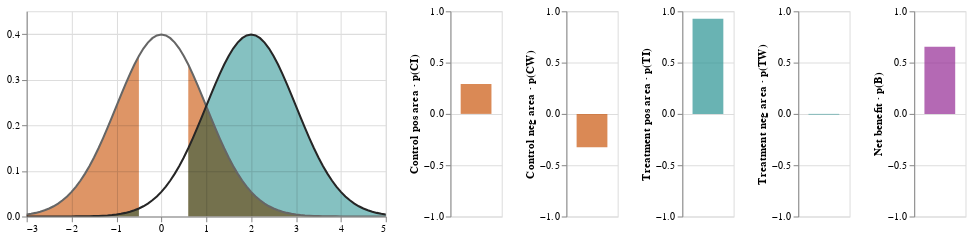

Notebook code cell kept with this figure:
### Markdown cell above
### Separate filtered versions added together

Vega-lite bug where tooltips don't show up in a compound chart:
https://github.com/altair-viz/altair/issues/2009

### Code cell
xmin = -3
xmax = 5

c_width = 1.0
t_width = 1.0

# Selectors (sliders)
t_center_slider = alt.binding_range(min=xmin, max=xmax, step=inc, name='Treatment center:')
t_center_selector = alt.selection_single(name="TCenter", fields=['center'],
                                bind=t_center_slider, init={'center': 2})

thresh_slider = alt.binding_range(min=0, max=xmax, step=inc, name='Responder threshold:')
thresh_selector = alt.selection_single(name="Threshold", fields=['threshold'],
                                bind=thresh_slider, init={'threshold': 0.5})

# Base calculations used in later charts
# Proper integration (approximation) requires not just sum(y) but sum(y*dx)
base = alt.Chart(df).transform_calculate(
    c_y = (1.0/(alt.expr.sqrt(2*alt.expr.PI)*c_width))*alt.expr.exp(-0.5*(pow((alt.datum.x - 0.0)/c_width,2))),
    t_y = (1.0/(alt.expr.sqrt(2*alt.expr.PI)*t_width))*alt.expr.exp(-0.5*(pow((alt.datum.x - t_center_selector.center)/t_width,2))),
    c_yn = inc*alt.datum.c_y,
    t_yn = inc*alt.datum.t_y,
    c_ynPos = alt.expr.if_(alt.datum.x >= thresh_selector.threshold, alt.datum.c_yn, 0),
    c_ynNeg = alt.expr.if_(alt.datum.x <= -thresh_selector.threshold, alt.datum.c_yn, 0),
    t_ynPos = alt.expr.if_(alt.datum.x >= thresh_selector.threshold, alt.datum.t_yn, 0),
    t_ynNeg = alt.expr.if_(alt.datum.x <= -thresh_selector.threshold, alt.datum.t_yn, 0)
)

# Control Gaussians
c_gauss_base = base.encode(
    x = alt.X('x:Q', scale=alt.Scale(domain=[xmin,xmax]), title=''),
    y = alt.Y('c_y:Q', title='')
)
c_line = c_gauss_base.mark_line(color='#666666',clip=True).add_selection(
    thresh_selector, 
    t_center_selector
)
c_area_base = c_gauss_base.mark_area(color='#C84E0099',blend='multiply',clip=True)
c_areaPos = c_area_base.transform_filter( alt.datum.x >= thresh_selector.threshold )
c_areaNeg = c_area_base.transform_filter( alt.datum.x <= -thresh_selector.threshold )

# Treatment Gaussians
t_gauss_base = base.encode(
    x = alt.X('x:Q', scale=alt.Scale(domain=[xmin,xmax]), title=''),
    y = alt.Y('t_y:Q', scale=alt.Scale(domain=[0,0.45]), title='')
)
t_line = t_gauss_base.mark_line(color='#262626',clip=True)
t_area_base = t_gauss_base.mark_area(color='#33989899',blend='multiply',clip=True)
t_areaPos = t_area_base.transform_filter( alt.datum.x >= thresh_selector.threshold )
t_areaNeg = t_area_base.transform_filter( alt.datum.x <= -thresh_selector.threshold )

# Bars
cPos_bar = base.mark_bar(size=30, color='#C84E00AA').encode(
    y = alt.Y('sum(c_ynPos):Q', scale=alt.Scale(domain=(-1, 1)), title='Control pos area · p(CI)'),
    tooltip = alt.Tooltip('sum(c_ynPos):Q', format='0.4f')
).add_selection(alt.selection_single())
cNeg_bar = base.mark_bar(size=30, color='#C84E00AA').encode(
    y = alt.Y('sum(Minusc_ynNeg):Q', scale=alt.Scale(domain=(-1,1)), title='Control neg area · p(CW)'),
    tooltip = alt.Tooltip('sum(Minusc_ynNeg):Q', format='0.4f')
).add_selection(alt.selection_single()).transform_calculate(Minusc_ynNeg = -1*alt.datum.c_ynNeg)
tPos_bar = base.mark_bar(size=30, color='#339898BB').encode(
    y = alt.Y('sum(t_ynPos):Q', scale=alt.Scale(domain=(-1, 1)), title='Treatment pos area · p(TI)'),
    tooltip = alt.Tooltip('sum(t_ynPos):Q', format='0.4f')
).add_selection(alt.selection_single())
tNeg_bar = base.mark_bar(size=30, color='#339898BB').encode(
    y = alt.Y('sum(Minust_ynNeg):Q', scale=alt.Scale(domain=(-1,1)), title='Treatment neg area · p(TW)'),
    tooltip = alt.Tooltip('sum(Minust_ynNeg):Q', format='0.4f')
).add_selection(alt.selection_single()).transform_calculate(Minust_ynNeg = -1*alt.datum.t_ynNeg)

calc_bar = base.mark_bar(size=30, color='#993399BB').encode(
    y = alt.Y('pB:Q', scale=alt.Scale(domain=(-1, 1)), title='Net benefit · p(B)'),
    tooltip = alt.Tooltip('pB:Q', format='0.4f')
).transform_aggregate(
    pTI = 'sum(t_ynPos)',
    pTW = 'sum(t_ynNeg)',
    pCI = 'sum(c_ynPos)',
    pCW = 'sum(c_ynNeg)'
).transform_calculate(
    pB = '(datum.pTI-datum.pTW) - (datum.pCI-datum.pCW) + datum.pTW*datum.pCI - datum.pTI*datum.pCW'
).add_selection(alt.selection_single())

fancy_combo = (c_areaPos + c_areaNeg + t_areaPos + t_areaNeg + c_line + t_line).properties(height = 200, width=350) | \
        cPos_bar.properties(height = 200, width=50) | \
        cNeg_bar.properties(height = 200, width=50) | \
        tPos_bar.properties(height = 200, width=50) | \
        tNeg_bar.properties(height = 200, width=50) | \
        calc_bar.properties(height = 200, width=50)

fancy_combo

### Figure 1 — Vega-Lite specification as saved in the notebook (floating-point values rounded to 4 significant figures; data arrays with more than 128 entries replaced by an {"elided": "..."} marker saying what was removed)
{"config": {"view": {"continuousWidth": 400, "continuousHeight": 300}}, "hconcat": [{"layer": [{"mark": {"type": "area", "blend": "multiply", "clip": true, "color": "#C84E0099"}, "encoding": {"x": {"type": "quantitative", "field": "x", "scale": {"domain": [-3, 5]}, "title": ""}, "y": {"type": "quantitative", "field": "c_y", "title": ""}}, "transform": [{"calculate": "((1.0 / (sqrt((2 * PI)) * 1.0)) * exp((-0.5 * pow(((datum.x - 0.0) / 1.0),2))))", "as": "c_y"}, {"calculate": "((1.0 / (sqrt((2 * PI)) * 1.0)) * exp((-0.5 * pow(((datum.x - TCenter.center) / 1.0),2))))", "as": "t_y"}, {"calculate": "(0.1 * datum.c_y)", "as": "c_yn"}, {"calculate": "(0.1 * datum.t_y)", "as": "t_yn"}, {"calculate": "if((datum.x >= Threshold.threshold),datum.c_yn,0)", "as": "c_ynPos"}, {"calculate": "if((datum.x <= (-Threshold.threshold)),datum.c_yn,0)", "as": "c_ynNeg"}, {"calculate": "if((datum.x >= Threshold.threshold),datum.t_yn,0)", "as": "t_ynPos"}, {"calculate": "if((datum.x <= (-Threshold.threshold)),datum.t_yn,0)", "as": "t_ynNeg"}, {"filter": "(datum.x >= Threshold.threshold)"}]}, {"mark": {"type": "area", "blend": "multiply", "clip": true, "color": "#C84E0099"}, "encoding": {"x": {"type": "quantitative", "field": "x", "scale": {"domain": [-3, 5]}, "title": ""}, "y": {"type": "quantitative", "field": "c_y", "title": ""}}, "transform": [{"calculate": "((1.0 / (sqrt((2 * PI)) * 1.0)) * exp((-0.5 * pow(((datum.x - 0.0) / 1.0),2))))", "as": "c_y"}, {"calculate": "((1.0 / (sqrt((2 * PI)) * 1.0)) * exp((-0.5 * pow(((datum.x - TCenter.center) / 1.0),2))))", "as": "t_y"}, {"calculate": "(0.1 * datum.c_y)", "as": "c_yn"}, {"calculate": "(0.1 * datum.t_y)", "as": "t_yn"}, {"calculate": "if((datum.x >= Threshold.threshold),datum.c_yn,0)", "as": "c_ynPos"}, {"calculate": "if((datum.x <= (-Threshold.threshold)),datum.c_yn,0)", "as": "c_ynNeg"}, {"calculate": "if((datum.x >= Threshold.threshold),datum.t_yn,0)", "as": "t_ynPos"}, {"calculate": "if((datum.x <= (-Threshold.threshold)),datum.t_yn,0)", "as": "t_ynNeg"}, {"filter": "(datum.x <= (-Threshold.threshold))"}]}, {"mark": {"type": "area", "blend": "multiply", "clip": true, "color": "#33989899"}, "encoding": {"x": {"type": "quantitative", "field": "x", "scale": {"domain": [-3, 5]}, "title": ""}, "y": {"type": "quantitative", "field": "t_y", "scale": {"domain": [0, 0.45]}, "title": ""}}, "transform": [{"calculate": "((1.0 / (sqrt((2 * PI)) * 1.0)) * exp((-0.5 * pow(((datum.x - 0.0) / 1.0),2))))", "as": "c_y"}, {"calculate": "((1.0 / (sqrt((2 * PI)) * 1.0)) * exp((-0.5 * pow(((datum.x - TCenter.center) / 1.0),2))))", "as": "t_y"}, {"calculate": "(0.1 * datum.c_y)", "as": "c_yn"}, {"calculate": "(0.1 * datum.t_y)", "as": "t_yn"}, {"calculate": "if((datum.x >= Threshold.threshold),datum.c_yn,0)", "as": "c_ynPos"}, {"calculate": "if((datum.x <= (-Threshold.threshold)),datum.c_yn,0)", "as": "c_ynNeg"}, {"calculate": "if((datum.x >= Threshold.threshold),datum.t_yn,0)", "as": "t_ynPos"}, {"calculate": "if((datum.x <= (-Threshold.threshold)),datum.t_yn,0)", "as": "t_ynNeg"}, {"filter": "(datum.x >= Threshold.threshold)"}]}, {"mark": {"type": "area", "blend": "multiply", "clip": true, "color": "#33989899"}, "encoding": {"x": {"type": "quantitative", "field": "x", "scale": {"domain": [-3, 5]}, "title": ""}, "y": {"type": "quantitative", "field": "t_y", "scale": {"domain": [0, 0.45]}, "title": ""}}, "transform": [{"calculate": "((1.0 / (sqrt((2 * PI)) * 1.0)) * exp((-0.5 * pow(((datum.x - 0.0) / 1.0),2))))", "as": "c_y"}, {"calculate": "((1.0 / (sqrt((2 * PI)) * 1.0)) * exp((-0.5 * pow(((datum.x - TCenter.center) / 1.0),2))))", "as": "t_y"}, {"calculate": "(0.1 * datum.c_y)", "as": "c_yn"}, {"calculate": "(0.1 * datum.t_y)", "as": "t_yn"}, {"calculate": "if((datum.x >= Threshold.threshold),datum.c_yn,0)", "as": "c_ynPos"}, {"calculate": "if((datum.x <= (-Threshold.threshold)),datum.c_yn,0)", "as": "c_ynNeg"}, {"calculate": "if((datum.x >= Threshold.threshold),datum.t_yn,0)", "as": "t_ynPos"}, {"calculate": "if((datum.x <= (-Threshold.threshold)),datum.t_yn,0)", "as": "t_ynNeg"}, {"filter": "(datum.x <= (-Threshold.threshold))"}]}, {"mark": {"type": "line", "clip": true, "color": "#666666"}, "encoding": {"x": {"type": "quantitative", "field": "x", "scale": {"domain": [-3, 5]}, "title": ""}, "y": {"type": "quantitative", "field": "c_y", "title": ""}}, "selection": {"Threshold": {"type": "single", "fields": ["threshold"], "bind": {"input": "range", "max": 5, "min": 0, "name": "Responder threshold:", "step": 0.1}, "init": {"threshold": 0.5}}, "TCenter": {"type": "single", "fields": ["center"], "bind": {"input": "range", "max": 5, "min": -3, "name": "Treatment center:", "step": 0.1}, "init": {"center": 2}}}, "transform": [{"calculate": "((1.0 / (sqrt((2 * PI)) * 1.0)) * exp((-0.5 * pow(((datum.x - 0.0) / 1.0),2))))", "as": "c_y"}, {"calculate": "((1.0 / (sqrt((2 * PI)) * 1.0)) * exp((-0.5 * pow(((datum.x - TCenter.center) / 1.0),2))))", "as": "t_y"}, {"calculate": "(0.1 * datum.c_y)", "as": "c_yn"}, {"calculate": "(0.1 * datum.t_y)", "as": "t_yn"}, {"calculate": "if((datum.x >= Threshold.threshold),datum.c_yn,0)", "as": "c_ynPos"}, {"calculate": "if((datum.x <= (-Threshold.threshold)),datum.c_yn,0)", "as": "c_ynNeg"}, {"calculate": "if((datum.x >= Threshold.threshold),datum.t_yn,0)", "as": "t_ynPos"}, {"calculate": "if((datum.x <= (-Threshold.threshold)),datum.t_yn,0)", "as": "t_ynNeg"}]}, {"mark": {"type": "line", "clip": true, "color": "#262626"}, "encoding": {"x": {"type": "quantitative", "field": "x", "scale": {"domain": [-3, 5]}, "title": ""}, "y": {"type": "quantitative", "field": "t_y", "scale": {"domain": [0, 0.45]}, "title": ""}}, "transform": [{"calculate": "((1.0 / (sqrt((2 * PI)) * 1.0)) * exp((-0.5 * pow(((datum.x - 0.0) / 1.0),2))))", "as": "c_y"}, {"calculate": "((1.0 / (sqrt((2 * PI)) * 1.0)) * exp((-0.5 * pow(((datum.x - TCenter.center) / 1.0),2))))", "as": "t_y"}, {"calculate": "(0.1 * datum.c_y)", "as": "c_yn"}, {"calculate": "(0.1 * datum.t_y)", "as": "t_yn"}, {"calculate": "if((datum.x >= Threshold.threshold),datum.c_yn,0)", "as": "c_ynPos"}, {"calculate": "if((datum.x <= (-Threshold.threshold)),datum.c_yn,0)", "as": "c_ynNeg"}, {"calculate": "if((datum.x >= Threshold.threshold),datum.t_yn,0)", "as": "t_ynPos"}, {"calculate": "if((datum.x <= (-Threshold.threshold)),datum.t_yn,0)", "as": "t_ynNeg"}]}], "height": 200, "width": 350}, {"mark": {"type": "bar", "color": "#C84E00AA", "size": 30}, "encoding": {"tooltip": {"type": "quantitative", "aggregate": "sum", "field": "c_ynPos", "format": "0.4f"}, "y": {"type": "quantitative", "aggregate": "sum", "field": "c_ynPos", "scale": {"domain": [-1, 1]}, "title": "Control pos area · p(CI)"}}, "height": 200, "selection": {"selector109": {"type": "single"}}, "transform": [{"calculate": "((1.0 / (sqrt((2 * PI)) * 1.0)) * exp((-0.5 * pow(((datum.x - 0.0) / 1.0),2))))", "as": "c_y"}, {"calculate": "((1.0 / (sqrt((2 * PI)) * 1.0)) * exp((-0.5 * pow(((datum.x - TCenter.center) / 1.0),2))))", "as": "t_y"}, {"calculate": "(0.1 * datum.c_y)", "as": "c_yn"}, {"calculate": "(0.1 * datum.t_y)", "as": "t_yn"}, {"calculate": "if((datum.x >= Threshold.threshold),datum.c_yn,0)", "as": "c_ynPos"}, {"calculate": "if((datum.x <= (-Threshold.threshold)),datum.c_yn,0)", "as": "c_ynNeg"}, {"calculate": "if((datum.x >= Threshold.threshold),datum.t_yn,0)", "as": "t_ynPos"}, {"calculate": "if((datum.x <= (-Threshold.threshold)),datum.t_yn,0)", "as": "t_ynNeg"}], "width": 50}, {"mark": {"type": "bar", "color": "#C84E00AA", "size": 30}, "encoding": {"tooltip": {"type": "quantitative", "aggregate": "sum", "field": "Minusc_ynNeg", "format": "0.4f"}, "y": {"type": "quantitative", "aggregate": "sum", "field": "Minusc_ynNeg", "scale": {"domain": [-1, 1]}, "title": "Control neg area · p(CW)"}}, "height": 200, "selection": {"selector110": {"type": "single"}}, "transform": [{"calculate": "((1.0 / (sqrt((2 * PI)) * 1.0)) * exp((-0.5 * pow(((datum.x - 0.0) / 1.0),2))))", "as": "c_y"}, {"calculate": "((1.0 / (sqrt((2 * PI)) * 1.0)) * exp((-0.5 * pow(((datum.x - TCenter.center) / 1.0),2))))", "as": "t_y"}, {"calculate": "(0.1 * datum.c_y)", "as": "c_yn"}, {"calculate": "(0.1 * datum.t_y)", "as": "t_yn"}, {"calculate": "if((datum.x >= Threshold.threshold),datum.c_yn,0)", "as": "c_ynPos"}, {"calculate": "if((datum.x <= (-Threshold.threshold)),datum.c_yn,0)", "as": "c_ynNeg"}, {"calculate": "if((datum.x >= Threshold.threshold),datum.t_yn,0)", "as": "t_ynPos"}, {"calculate": "if((datum.x <= (-Threshold.threshold)),datum.t_yn,0)", "as": "t_ynNeg"}, {"calculate": "(-1 * datum.c_ynNeg)", "as": "Minusc_ynNeg"}], "width": 50}, {"mark": {"type": "bar", "color": "#339898BB", "size": 30}, "encoding": {"tooltip": {"type": "quantitative", "aggregate": "sum", "field": "t_ynPos", "format": "0.4f"}, "y": {"type": "quantitative", "aggregate": "sum", "field": "t_ynPos", "scale": {"domain": [-1, 1]}, "title": "Treatment pos area · p(TI)"}}, "height": 200, "selection": {"selector111": {"type": "single"}}, "transform": [{"calculate": "((1.0 / (sqrt((2 * PI)) * 1.0)) * exp((-0.5 * pow(((datum.x - 0.0) / 1.0),2))))", "as": "c_y"}, {"calculate": "((1.0 / (sqrt((2 * PI)) * 1.0)) * exp((-0.5 * pow(((datum.x - TCenter.center) / 1.0),2))))", "as": "t_y"}, {"calculate": "(0.1 * datum.c_y)", "as": "c_yn"}, {"calculate": "(0.1 * datum.t_y)", "as": "t_yn"}, {"calculate": "if((datum.x >= Threshold.threshold),datum.c_yn,0)", "as": "c_ynPos"}, {"calculate": "if((datum.x <= (-Threshold.threshold)),datum.c_yn,0)", "as": "c_ynNeg"}, {"calculate": "if((datum.x >= Threshold.threshold),datum.t_yn,0)", "as": "t_ynPos"}, {"calculate": "if((datum.x <= (-Threshold.threshold)),datum.t_yn,0)", "as": "t_ynNeg"}], "width": 50}, {"mark": {"type": "bar", "color": "#339898BB", "size": 30}, "encoding": {"tooltip": {"type": "quantitative", "aggregate": "sum", "field": "Minust_ynNeg", "format": "0.4f"}, "y": {"type": "quantitative", "aggregate": "sum", "field": "Minust_ynNeg", "scale": {"domain": [-1, 1]}, "title": "Treatment neg area · p(TW)"}}, "height": 200, "selection": {"selector112": {"type": "single"}}, "transform": [{"calculate": "((1.0 / (sqrt((2 * PI)) * 1.0)) * exp((-0.5 * pow(((datum.x - 0.0) / 1.0),2))))", "as": "c_y"}, {"calculate": "((1.0 / (sqrt((2 * PI)) * 1.0)) * exp((-0.5 * pow(((datum.x - TCenter.center) / 1.0),2))))", "as": "t_y"}, {"calculate": "(0.1 * datum.c_y)", "as": "c_yn"}, {"calculate": "(0.1 * datum.t_y)", "as": "t_yn"}, {"calculate": "if((datum.x >= Threshold.threshold),datum.c_yn,0)", "as": "c_ynPos"}, {"calculate": "if((datum.x <= (-Threshold.threshold)),datum.c_yn,0)", "as": "c_ynNeg"}, {"calculate": "if((datum.x >= Threshold.threshold),datum.t_yn,0)", "as": "t_ynPos"}, {"calculate": "if((datum.x <= (-Threshold.threshold)),datum.t_yn,0)", "as": "t_ynNeg"}, {"calculate": "(-1 * datum.t_ynNeg)", "as": "Minust_ynNeg"}], "width": 50}, {"mark": {"type": "bar", "color": "#993399BB", "size": 30}, "encoding": {"tooltip": {"type": "quantitative", "field": "pB", "format": "0.4f"}, "y": {"type": "quantitative", "field": "pB", "scale": {"domain": [-1, 1]}, "title": "Net benefit · p(B)"}}, "height": 200, "selection": {"selector113": {"type": "single"}}, "transform": [{"calculate": "((1.0 / (sqrt((2 * PI)) * 1.0)) * exp((-0.5 * pow(((datum.x - 0.0) / 1.0),2))))", "as": "c_y"}, {"calculate": "((1.0 / (sqrt((2 * PI)) * 1.0)) * exp((-0.5 * pow(((datum.x - TCenter.center) / 1.0),2))))", "as": "t_y"}, {"calculate": "(0.1 * datum.c_y)", "as": "c_yn"}, {"calculate": "(0.1 * datum.t_y)", "as": "t_yn"}, {"calculate": "if((datum.x >= Threshold.threshold),datum.c_yn,0)", "as": "c_ynPos"}, {"calculate": "if((datum.x <= (-Threshold.threshold)),datum.c_yn,0)", "as": "c_ynNeg"}, {"calculate": "if((datum.x >= Threshold.threshold),datum.t_yn,0)", "as": "t_ynPos"}, {"calculate": "if((datum.x <= (-Threshold.threshold)),datum.t_yn,0)", "as": "t_ynNeg"}, {"aggregate": [{"op": "sum", "field": "t_ynPos", "as": "pTI"}, {"op": "sum", "field": "t_ynNeg", "as": "pTW"}, {"op": "sum", "field": "c_ynPos", "as": "pCI"}, {"op": "sum", "field": "c_ynNeg", "as": "pCW"}]}, {"calculate": "(datum.pTI-datum.pTW) - (datum.pCI-datum.pCW) + datum.pTW*datum.pCI - datum.pTI*datum.pCW", "as": "pB"}], "width": 50}], "data": {"name": "data-51ae1ed5cb2212e7b4639c38a9c226e2"}, "$schema": "https://vega.github.io/schema/vega-lite/v4.8.1.json", "datasets": {"data-51ae1ed5cb2212e7b4639c38a9c226e2": {"elided": "301 records"}}}
